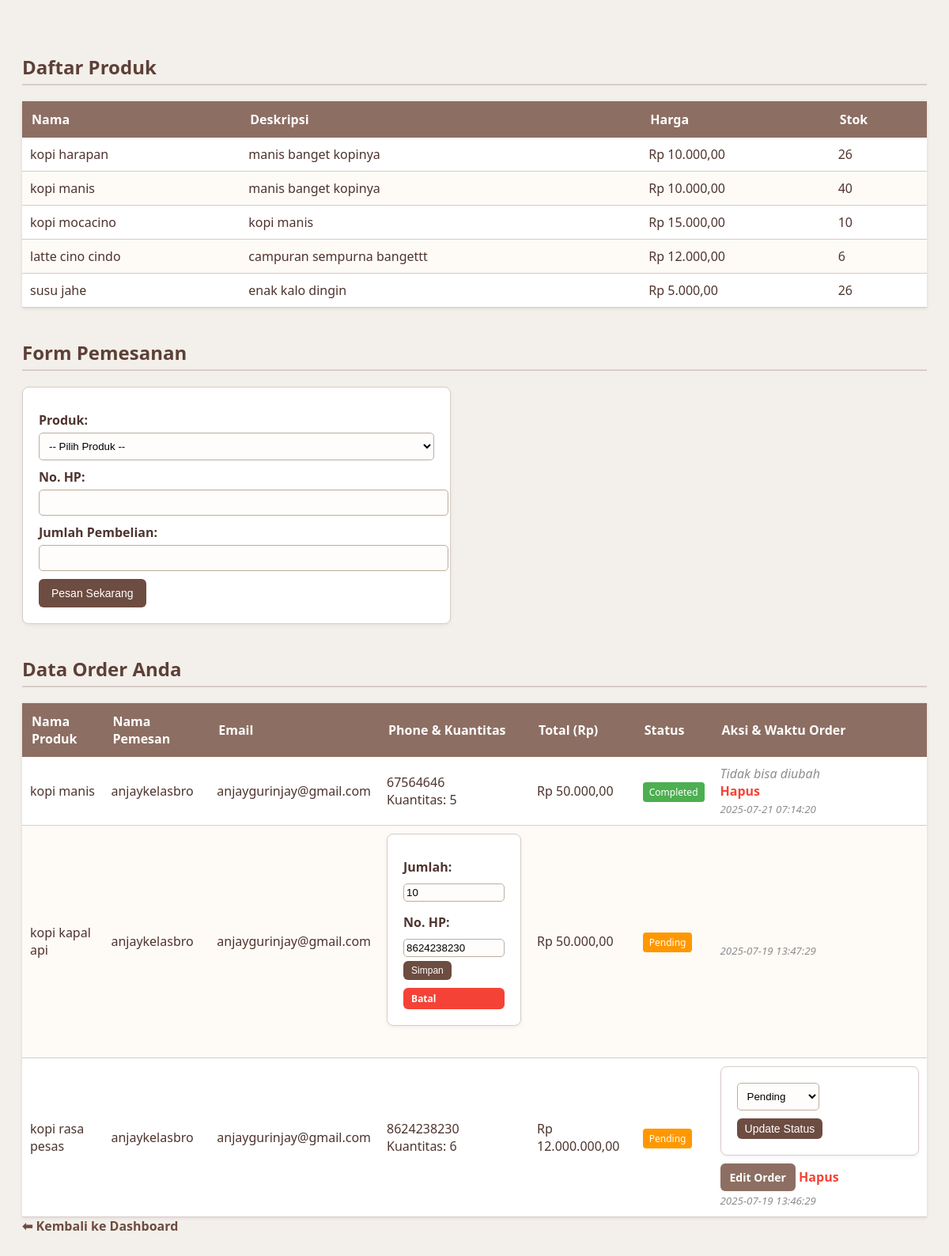
The page /studikasus/views/orders-view.php?edit_id=26 (signed in) on the database its author committed.
### tables this page shows
CREATE TABLE `products` (
  `id` int NOT NULL,
  `name` varchar(100) NOT NULL,
  `description` text,
  `price` decimal(10,2) NOT NULL,
  `stock` int NOT NULL DEFAULT '0',
  `category` enum('Arabica','Robusta','Liberica','Excelsa','Blend','Decaf','Specialty','Single Origin','House Blend','Mocha','Espresso','Americano','Latte','Cappuccino','Macchiato','Flat White','Affogato','Nitro Coffee','Cold Brew') DEFAULT NULL,
  `image` text,
  `created_at` timestamp NULL DEFAULT CURRENT_TIMESTAMP,
  `updated_at` timestamp NULL DEFAULT CURRENT_TIMESTAMP ON UPDATE CURRENT_TIMESTAMP
);

CREATE TABLE `orders` (
  `id` int NOT NULL,
  `customer_name` varchar(100) NOT NULL,
  `customer_email` varchar(100) DEFAULT NULL,
  `product_id` int NOT NULL,
  `product_name` varchar(255) NOT NULL,
  `customer_phone` varchar(20) DEFAULT NULL,
  `total_amount` decimal(10,2) NOT NULL,
  `quantity` int NOT NULL,
  `status` enum('pending','processing','completed','cancelled') NOT NULL DEFAULT 'pending',
  `created_at` timestamp NULL DEFAULT CURRENT_TIMESTAMP,
  `updated_at` timestamp NULL DEFAULT CURRENT_TIMESTAMP ON UPDATE CURRENT_TIMESTAMP
);

### studikasus/views/orders-view.php (the view, shortened to what this page needs)
<?php
include '../api/koneksi.php';
$username = $_SESSION['username'];
$products = [];
$result = $conn->query("SELECT id, name, description, price, stock FROM products ORDER BY name ASC");
if ($result) {
    while ($row = $result->fetch_assoc()) {
        $products[] = $row;
    }
} else {
    $feedback_message = "Error mengambil produk dari database: " . $conn->error;
    $feedback_type = 'error';
    error_log("Error fetching products: " . $conn->error);
}
$orders = [];
$stmt = $conn->prepare("SELECT id, customer_name, customer_email, customer_phone, total_amount, status, product_name, quantity, created_at FROM orders WHERE customer_name=? ORDER BY created_at DESC");
if ($stmt) {
    $stmt->bind_param("s", $username);
    if ($stmt->execute()) {
        $result = $stmt->get_result();
        if ($result) {
            while ($row = $result->fetch_assoc()) {
                $orders[] = $row;
            }
        } else {
            $feedback_message = "Error mengambil order dari database: " . $conn->error;
            $feedback_type = 'error';
            error_log("Error getting result set for orders: " . $conn->error);
        }
    } else {
        $feedback_message = "Error mengeksekusi statement untuk mengambil order: " . $stmt->error;
        $feedback_type = 'error';
        error_log("Error executing statement for orders: " . $stmt->error);
    }
} else {
    $feedback_message = "Error preparing statement untuk mengambil order: " . $conn->error;
    $feedback_type = 'error';
    error_log("Error preparing statement for orders: " . $conn->error);
}
?>
<!DOCTYPE html>
<html>
<head>
</head>
<body>
<h2>Daftar Produk</h2>
<table>
    <thead>
        <tr>
            <th>Nama</th>
            <th>Deskripsi</th>
            <th>Harga</th>
            <th>Stok</th>
        </tr>
    </thead>
    <tbody>
        <?php if (!empty($products)): ?>
            <?php foreach ($products as $p): ?>
                <tr>
                    <td><?= htmlspecialchars($p['name']) ?></td>
                    <td><?= htmlspecialchars($p['description']) ?></td>
                    <td>Rp <?= number_format($p['price'], 2, ',', '.') ?></td>
                    <td><?= htmlspecialchars($p['stock']) ?></td>
                </tr>
            <?php endforeach; ?>
        <?php else: ?>
            <tr><td colspan="4">Tidak ada produk ditemukan. Pastikan tabel 'products' memiliki data dan kolom 'name' berisi nama produk.</td></tr>
        <?php endif; ?>
    </tbody>
</table>
<h2>Form Pemesanan</h2>
<form method="POST">
    <label>Produk:</label>
    <select name="product_id" required>
        <option value="">-- Pilih Produk --</option>
    </select>
    <label>No. HP:</label>
    <input type="text" name="customer_phone" required>
    <label>Jumlah Pembelian:</label>
    <input type="number" name="quantity" min="1" required>
    <button type="submit" name="place_order">Pesan Sekarang</button>
</form>
<h2>Data Order Anda</h2>
<table>
    <thead>
        <tr>
            <th>Nama Produk</th>
            <th>Nama Pemesan</th>
            <th>Email</th>
            <th>Phone & Kuantitas</th> <th>Total (Rp)</th>
            <th>Status</th>
            <th>Aksi & Waktu Order</th> </tr>
    </thead>
    <tbody>
        <?php if (count($orders) > 0): ?>
            <?php foreach ($orders as $order): ?>
                <tr>
                    <td><?= htmlspecialchars($order['product_name']) ?></td>
                    <td><?= htmlspecialchars($order['customer_name']) ?></td>
                    <td><?= htmlspecialchars($order['customer_email']) ?></td>
                    <td>
                        <?php if (isset($_GET['edit_id']) && $_GET['edit_id'] == $order['id'] && ($order['status'] !== 'completed' && $order['status'] !== 'cancelled')): ?>
                            <form method="POST" class="edit-form-inline">
                                <label for="new_quantity_<?= $order['id'] ?>">Jumlah:</label>
                                <input type="number" id="new_quantity_<?= $order['id'] ?>" name="new_quantity" value="<?= (int)$order['quantity'] ?>" min="1" required>
                                <label for="new_customer_phone_<?= $order['id'] ?>">No. HP:</label>
                                <input type="text" id="new_customer_phone_<?= $order['id'] ?>" name="new_customer_phone" value="<?= htmlspecialchars($order['customer_phone']) ?>" required>
                                <button type="submit" name="edit_order">Simpan</button>
                                <a href="orders-view.php" style="font-size: 12px; margin-top: 5px; background-color: #f44336; color: white; padding: 5px 10px; border-radius: 6px; text-decoration: none; display: inline-block;">Batal</a>
                            </form>
                        <?php else: ?>
                            <?= htmlspecialchars($order['customer_phone']) ?><br>
                            Kuantitas: <?= (int)$order['quantity'] ?>
                        <?php endif; ?>
                    </td>
                    <td>Rp <?= number_format($order['total_amount'], 2, ',', '.') ?></td>
                    <td>
                        <span class="status-badge status-<?= htmlspecialchars($order['status']) ?>">
                            <?= htmlspecialchars(ucfirst($order['status'])) ?>
                        </span>
                    </td>
                    <td>
                        <?php if ($order['status'] === 'completed' || $order['status'] === 'cancelled'): ?>
                            <em>Tidak bisa diubah</em><br>
                            <a href="?delete=<?= $order['id'] ?>" onclick="return confirm('Yakin ingin menghapus order ini? Ini akan mengembalikan stok jika status bukan completed/cancelled.')" style="color: #f44336; margin-top: 5px;">Hapus</a>
                        <?php else: ?>
                            <?php if (isset($_GET['edit_id']) && $_GET['edit_id'] == $order['id']): ?>
                                <?php else: ?>
                                <form method="POST" style="display:inline-block; margin-bottom: 5px;">
                                    <select name="new_status" style="width: auto;">
                                        <option value="pending" <?= $order['status'] == 'pending' ? 'selected' : '' ?>>Pending</option>
                                    </select>
                                    <button type="submit" name="update_status" style="padding: 5px 10px;">Update Status</button>
                                </form>
                                <a href="?edit_id=<?= $order['id'] ?>" class="button" style="margin-top: 5px; padding: 8px 12px;">Edit Order</a>
                                <a href="?delete=<?= $order['id'] ?>" onclick="return confirm('Yakin ingin menghapus order ini? Ini akan mengembalikan stok jika status bukan completed/cancelled.')" style="color: #f44336; margin-top: 5px;">Hapus</a>
                            <?php endif; ?>
                        <?php endif; ?>
                        <br>
                        <small><em><?= htmlspecialchars($order['created_at']) ?></em></small>
                    </td>
                </tr>
            <?php endforeach; ?>
        <?php else: ?>
            <tr><td colspan="7">Belum ada order.</td></tr>
        <?php endif; ?>
    </tbody>
</table>
<a href="../index.php">⬅ Kembali ke Dashboard</a>
</body>
</html>

### studikasus/views/orders-view.php (style rules this page uses)
body { font-family: 'Segoe UI', sans-serif; background-color: #f3efea; color: #4e342e; padding: 20px; }
h2 { color: #5d4037; border-bottom: 2px solid #d7ccc8; padding-bottom: 5px; margin-top: 40px; }
a { color: #6d4c41; text-decoration: none; font-weight: bold; }
table { border-collapse: collapse; width: 100%; margin-top: 15px; background-color: #fff; box-shadow: 0 1px 4px rgba(0,0,0,0.1); }
th { background-color: #8d6e63; color: white; padding: 12px; text-align: left; }
td { padding: 10px; border-bottom: 1px solid #d7ccc8; }
tr:nth-child(even) { background-color: #fefaf6; }
form { background-color: #fff; border: 1px solid #d7ccc8; padding: 20px; border-radius: 8px; margin-bottom: 30px; max-width: 500px; box-shadow: 0 2px 5px rgba(0,0,0,0.05); }
label { display: block; margin-top: 10px; margin-bottom: 5px; font-weight: 600; }
input[type="text"], input[type="number"], select { width: 100%; padding: 8px; border: 1px solid #bcae9e; border-radius: 5px; background-color: #fffdfb; }
button { background-color: #6d4c41; color: white; padding: 10px 16px; border: none; border-radius: 6px; cursor: pointer; font-size: 14px; margin-top: 10px; margin-right: 5px; }
em { color: #8e8e8e; font-style: italic; }
.status-badge { padding: 4px 8px; border-radius: 4px; color: white; font-size: 12px; }
.status-pending { background-color: #ff9800; }
.status-completed { background-color: #4caf50; }
.edit-form-inline { display: flex; flex-direction: column; gap: 5px; }
.edit-form-inline input[type="number"], .edit-form-inline input[type="text"], .edit-form-inline select { width: 120px; padding: 3px; }
.edit-form-inline button { padding: 5px 10px; font-size: 12px; margin-top: 0; width: fit-content; }
a.button { display: inline-block; background-color: #8d6e63; color: white; padding: 10px 16px; border: none; border-radius: 6px; cursor: pointer; font-size: 14px; margin-top: 10px; text-decoration: none; text-align: center; }

### rows shown on the page
products: name "kopi harapan", description "manis banget kopinya", price "10.000,00", stock "26"
products: name "kopi manis", description "manis banget kopinya", price "10.000,00", stock "40"
products: name "kopi mocacino", description "kopi manis", price "15.000,00", stock "10"
products: name "latte cino cindo", description "campuran sempurna bangettt", price "12.000,00", stock "6"
products: name "susu jahe", description "enak kalo dingin", price "5.000,00", stock "26"
orders: product_name "kopi manis", customer_name "anjaykelasbro", customer_email "anjaygurinjay@gmail.com", customer_phone "67564646", quantity "5", total_amount "50.000,00", status "Completed", created_at "2025-07-21 07:14:20"
orders: product_name "kopi kapal api", customer_name "anjaykelasbro", customer_email "anjaygurinjay@gmail.com", new_quantity "10", new_customer_phone "8624238230", total_amount "50.000,00", status "Pending", created_at "2025-07-19 13:47:29"
orders: product_name "kopi rasa pesas", customer_name "anjaykelasbro", customer_email "anjaygurinjay@gmail.com", customer_phone "8624238230", quantity "6", total_amount "12.000.000,00", status "Pending", new_status "Pending", created_at "2025-07-19 13:46:29"
